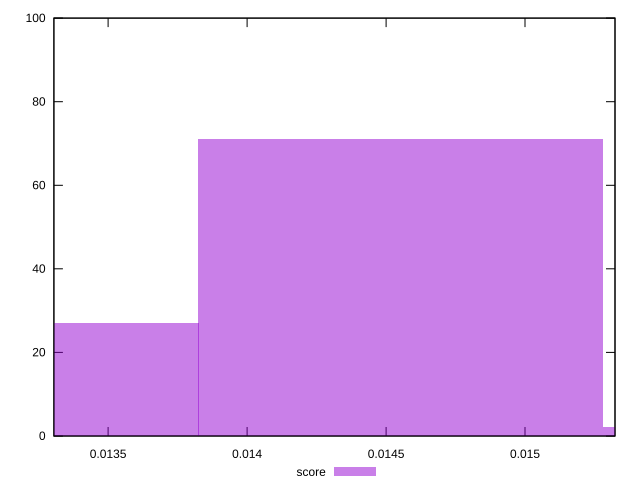

Here is the gnuplot script that generated this plot:
reset

$score <<EOF
0.014552579807739253 71
0.013097321826965328 27
0.01600783778851318 2
EOF

set key outside below
set boxwidth 0.0014552579807739253
set xrange [0.01330480788092775:0.015323794615359376]
set yrange [0:100]
set style fill transparent solid 0.5 noborder
set terminal svg size 640, 490 enhanced background rgb 'white'
set output "report_00007_2020-12-11T15:55:29.892Z/largest-contentful-paint/samples/pages+cached+noexternal+nosvg/score/histogram.svg"

plot $score title "score" with boxes

reset
